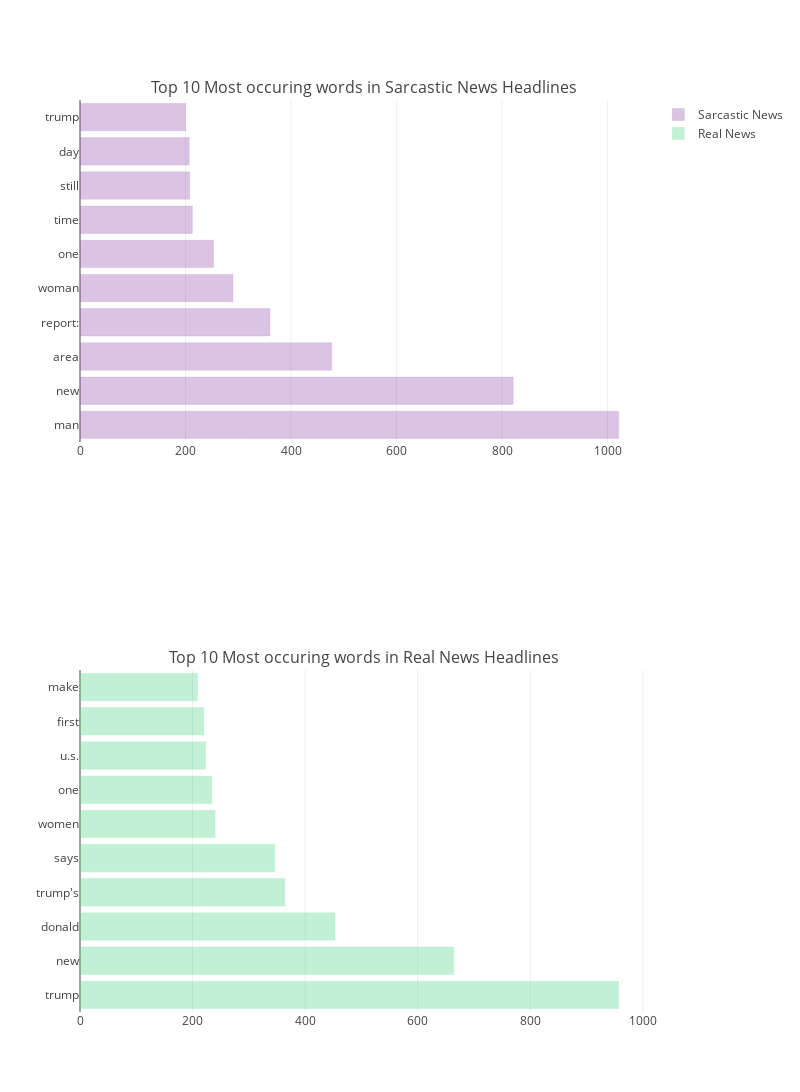

This figure's notebook cell:
### Code cell
from plotly import tools 

sar_tr  = go.Bar(
    x=sar_top10['Count'],
    y=sar_top10['Words'],
    name='Sarcastic News',
    marker=dict(
        color='rgba(155, 89, 182, 0.6)',
        line=dict(
            color='rgba(155, 89, 182, 1.0)',
            width=.3,
        )
    ),
    orientation='h',
    opacity=0.6
)

acc_tr  = go.Bar(
    x=real_top10['Count'],
    y=real_top10['Words'],
    name='Real News',
    marker=dict(
        color='rgba(88, 214, 141, 0.6)',
        line=dict(
            color='rgba(88, 214, 141, 1.0)',
            width=.3,
        )
    ),
    orientation='h',
    opacity=0.6
)

fig = tools.make_subplots(rows=2, cols=1, subplot_titles=('Top 10 Most occuring words in Sarcastic News Headlines',
                                                          'Top 10 Most occuring words in Real News Headlines'))

fig.append_trace(sar_tr, 1, 1)
fig.append_trace(acc_tr, 2, 1)


fig['layout'].update(height=1200, width=800)

iplot(fig, filename='sar_vs_real')

### Figure 1 — Plotly figure (JSON) as saved in the notebook; plotly's stock layout.template omitted (floating-point values rounded to 4 significant figures)
{"data": [{"marker": {"color": "rgba(155, 89, 182, 0.6)", "line": {"color": "rgba(155, 89, 182, 1.0)", "width": 0.3}}, "name": "Sarcastic News", "opacity": 0.6, "orientation": "h", "type": "bar", "uid": "40d2256e-8d68-11e9-a96b-8c85904900de", "x": [1021, 821, 477, 360, 290, 253, 213, 208, 207, 200], "xaxis": "x", "y": ["man", "new", "area", "report:", "woman", "one", "time", "still", "day", "trump"], "yaxis": "y"}, {"marker": {"color": "rgba(88, 214, 141, 0.6)", "line": {"color": "rgba(88, 214, 141, 1.0)", "width": 0.3}}, "name": "Real News", "opacity": 0.6, "orientation": "h", "type": "bar", "uid": "40d4b3c6-8d68-11e9-b78f-8c85904900de", "x": [957, 664, 453, 364, 346, 240, 234, 223, 220, 209], "xaxis": "x2", "y": ["trump", "new", "donald", "trump's", "says", "women", "one", "u.s.", "first", "make"], "yaxis": "y2"}], "layout": {"annotations": [{"font": {"size": 16}, "showarrow": false, "text": "Top 10 Most occuring words in Sarcastic News Headlines", "x": 0.5, "xanchor": "center", "xref": "paper", "y": 1, "yanchor": "bottom", "yref": "paper"}, {"font": {"size": 16}, "showarrow": false, "text": "Top 10 Most occuring words in Real News Headlines", "x": 0.5, "xanchor": "center", "xref": "paper", "y": 0.375, "yanchor": "bottom", "yref": "paper"}], "height": 1200, "width": 800, "xaxis": {"anchor": "y", "domain": [0, 1]}, "xaxis2": {"anchor": "y2", "domain": [0, 1]}, "yaxis": {"anchor": "x", "domain": [0.625, 1]}, "yaxis2": {"anchor": "x2", "domain": [0, 0.375]}}}
